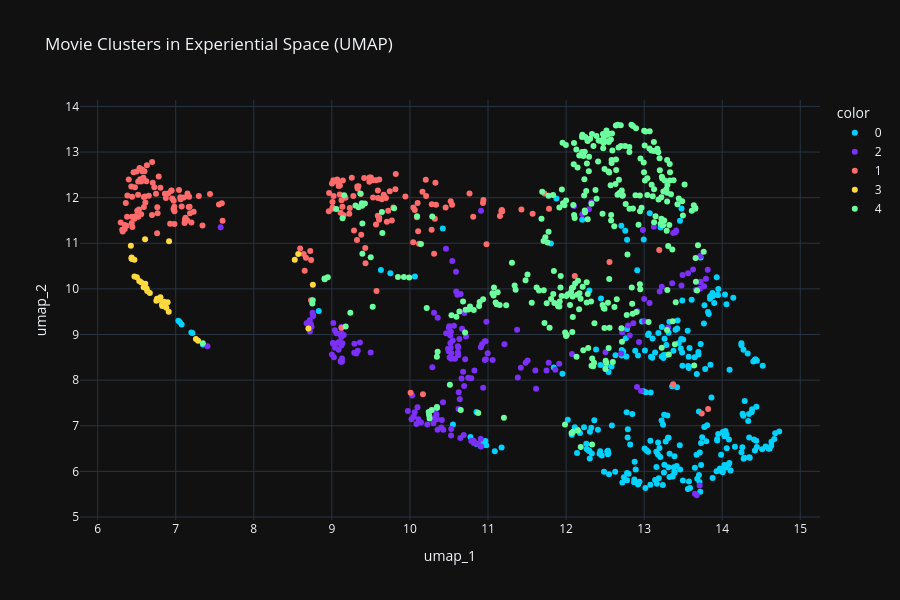

This figure's notebook cell:
### Markdown cell above
**Observation:** All three algorithms achieve similar silhouette scores. We will proceed with the KMeans clusters as our primary "vibe" groupings.

### Code cell
# 10c. Cluster Visualization
if HAS_UMAP:
    fig = px.scatter(df, x='umap_1', y='umap_2', color=df['cluster'].astype(str), 
                     hover_name='movie_title', color_discrete_sequence=ACCENT_COLORS,
                     title='Movie Clusters in Experiential Space (UMAP)',
                     template='plotly_dark')
    fig.update_layout(width=900, height=600)
    fig.show()

### Figure 1 — Plotly figure (JSON) as saved in the notebook; plotly's stock layout.template omitted (floating-point values rounded to 4 significant figures; data arrays with more than 128 entries replaced by an {"elided": "..."} marker saying what was removed)
{"data": [{"hovertemplate": "<b>%{hovertext}</b><br><br>color=0<br>umap_1=%{x}<br>umap_2=%{y}<extra></extra>", "hovertext": {"elided": "275 str values"}, "legendgroup": "0", "marker": {"color": "#00d2ff", "symbol": "circle"}, "mode": "markers", "name": "0", "orientation": "v", "showlegend": true, "type": "scatter", "x": {"elided": "275 float values"}, "xaxis": "x", "y": {"elided": "275 float values"}, "yaxis": "y"}, {"hovertemplate": "<b>%{hovertext}</b><br><br>color=2<br>umap_1=%{x}<br>umap_2=%{y}<extra></extra>", "hovertext": {"elided": "178 str values"}, "legendgroup": "2", "marker": {"color": "#7b2ff7", "symbol": "circle"}, "mode": "markers", "name": "2", "orientation": "v", "showlegend": true, "type": "scatter", "x": {"elided": "178 float values"}, "xaxis": "x", "y": {"elided": "178 float values"}, "yaxis": "y"}, {"hovertemplate": "<b>%{hovertext}</b><br><br>color=1<br>umap_1=%{x}<br>umap_2=%{y}<extra></extra>", "hovertext": {"elided": "191 str values"}, "legendgroup": "1", "marker": {"color": "#ff6b6b", "symbol": "circle"}, "mode": "markers", "name": "1", "orientation": "v", "showlegend": true, "type": "scatter", "x": {"elided": "191 float values"}, "xaxis": "x", "y": {"elided": "191 float values"}, "yaxis": "y"}, {"hovertemplate": "<b>%{hovertext}</b><br><br>color=3<br>umap_1=%{x}<br>umap_2=%{y}<extra></extra>", "hovertext": ["Interstellar", "Avengers: Endgame", "The Dark Knight Rises", "K.G.F: Chapter 1", "Hauru no ugoku shiro", "Monty Python and the Holy Grail", "Crna macka, beli macor", "The Big Lebowski", "Star Trek", "No Man's Land", "The Hobbit: The Desolation of Smaug", "The Boy in the Striped Pyjamas", "The Hobbit: An Unexpected Journey", "Serenity", "The Boondock Saints", "Naked", "Back to the Future Part II", "The Goonies", "Rockstar", "Star Trek Into Darkness", "Harry Potter and the Deathly Hallows: Part 1", "Crash", "Harry Potter and the Goblet of Fire", "Love and Death", "The Ladykillers", "The Day the Earth Stood Still", "The Visitor", "Seven Pounds", "Harry Potter and the Half-Blood Prince", "The Butterfly Effect", "Mulan", "Sleepers", "Lost Highway", "The Godfather: Part III", "The Little Mermaid", "Kelly's Heroes"], "legendgroup": "3", "marker": {"color": "#ffd93d", "symbol": "circle"}, "mode": "markers", "name": "3", "orientation": "v", "showlegend": true, "type": "scatter", "x": [7.286, 6.911, 7.259, 6.838, 6.787, 6.761, 6.866, 6.843, 6.828, 6.435, 6.471, 6.851, 6.556, 6.502, 6.668, 6.434, 6.825, 6.896, 6.764, 6.627, 8.569, 6.589, 6.879, 6.915, 6.607, 6.439, 6.635, 6.533, 8.525, 6.752, 6.471, 6.804, 8.699, 6.61, 6.425, 8.757], "xaxis": "x", "y": [8.864, 9.5, 8.899, 9.656, 9.76, 9.784, 9.623, 9.673, 9.625, 10.69, 10.27, 9.718, 10.15, 10.25, 9.909, 10.67, 9.658, 9.708, 9.768, 10.01, 10.77, 10.03, 9.588, 11.05, 11.09, 10.65, 9.956, 10.17, 10.64, 9.739, 10.64, 9.815, 9.133, 10.11, 10.95, 10.09], "yaxis": "y"}, {"hovertemplate": "<b>%{hovertext}</b><br><br>color=4<br>umap_1=%{x}<br>umap_2=%{y}<extra></extra>", "hovertext": {"elided": "320 str values"}, "legendgroup": "4", "marker": {"color": "#6bff9e", "symbol": "circle"}, "mode": "markers", "name": "4", "orientation": "v", "showlegend": true, "type": "scatter", "x": {"elided": "320 float values"}, "xaxis": "x", "y": {"elided": "320 float values"}, "yaxis": "y"}], "layout": {"height": 600, "legend": {"title": {"text": "color"}, "tracegroupgap": 0}, "title": {"text": "Movie Clusters in Experiential Space (UMAP)"}, "width": 900, "xaxis": {"anchor": "y", "domain": [0, 1], "title": {"text": "umap_1"}}, "yaxis": {"anchor": "x", "domain": [0, 1], "title": {"text": "umap_2"}}}}
